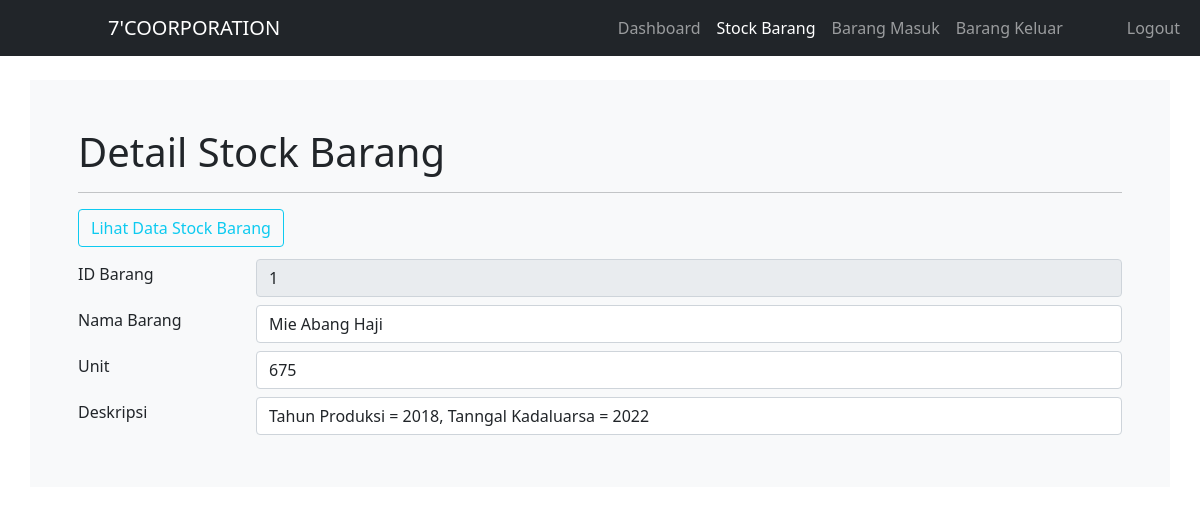
The page /stock_detail.php?id_barang=1 on the database its author committed.
### tables this page shows
CREATE TABLE `stock` (
  `id_barang` int(11) NOT NULL,
  `nama_barang` varchar(30) NOT NULL,
  `deskripsi` varchar(50) NOT NULL,
  `unit` int(11) NOT NULL
);

### stock_detail.php (the view, shortened to what this page needs)
<!DOCTYPE html>
<html lang="en">
<head>
	<link href="https://cdn.jsdelivr.net/npm/bootstrap@5.0.0/dist/css/bootstrap.min.css" rel="stylesheet">
	<link rel="stylesheet" href="css/bootstrap.min.css">
</head>
<body>
	<nav class="navbar navbar-expand-lg navbar-dark bg-dark">
		<div class="container-fluid">
			<a class="navbar-brand ms-5 ps-5" href="#">7'COORPORATION</a>
			<div class="collapse navbar-collapse" id="navbarNav">
				<ul class="navbar-nav ms-auto mb-2 mb-lg-0">
					<li class="nav-item">
						<a class="nav-link" href="index.php">Dashboard</a>
					</li>
					<li class="nav-item">
						<a class="nav-link active" href="stock_tampil.php">Stock Barang</a>
					</li>
					<li class="nav-item">
						<a class="nav-link" href="masuk_tampil.php">Barang Masuk</a>
					</li>
					<li class="nav-item">
						<a class="nav-link" href="keluar_tampil.php">Barang Keluar</a>
					</li>
					<li class="nav-item ms-md-5">
						<a class="nav-link" href="logout.php"> Logout</a>
					</li>
				</ul>
			</div>
		</div>
	</nav>
	<div class="container-xl mt-4 p-5  bg-light">
	  <h1 align="left mb-2">Detail Stock Barang</h1><hr>
		<h4>
			<a href="stock_tampil.php" class="btn btn-outline-info">Lihat Data Stock Barang</a>
		</h4>
			<?php
			include "koneksi.php";
			$id_barang = $_GET['id_barang'];
			$data = mysqli_query($koneksi, "SELECT * FROM stock WHERE id_barang='$id_barang'");
			$baris = mysqli_fetch_array($data);
			?>
			  <div class="form-group row">
			    <label for="id_barang" class="col-sm-2 col-form-label">ID Barang</label>
			    <div class="col-sm-10">
			    <input type="number" class="form-control mt-1 mb-1" name="id_barang" id="id_barang" value="<?php echo $baris['id_barang']; ?>" disabled>
				</div>
			  </div>
			  <div class="form-group row">
			    <label for="nama_barang" class="col-sm-2 col-form-label">Nama Barang</label>
			    <div class="col-sm-10">
			    <input type="text" class="form-control mt-1 mb-1" name="nama_barang" id="nama_barang" value="<?php echo $baris['nama_barang']; ?>">
				</div>
			  </div>
			  <div class="form-group row">
			    <label for="stock" class="col-sm-2 col-form-label">Unit</label>
			    <div class="col-sm-10">
			    <input type="number" class="form-control mt-1 mb-1" name="unit" id="unit" value="<?php echo $baris['unit']; ?>">
				</div>
			  </div>
			  <div class="form-group row">
			    <label for="deskripsi" class="col-sm-2 col-form-label">Deskripsi</label>
			    <div class="col-sm-10">
			    <p class="form-control mt-1 mb-1"><?php echo $baris['deskripsi']; ?></p>
				</div>
			</div>
	</div>
</body>
</html>

### rows shown on the page
stock: id_barang "1", nama_barang "Mie Abang Haji", unit "675", deskripsi "Tahun Produksi = 2018, Tanngal Kadaluarsa = 2022"
